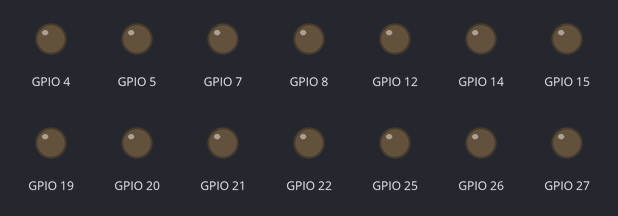
Recording of a sketch running on a simulated ESP32. Parts: output pins drawn as LEDs (lit = HIGH).

Above: at 0.05 s.
At 0.85 s:
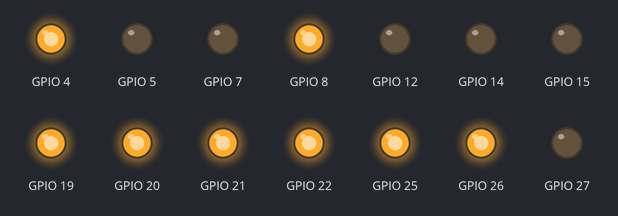
At 1.55 s:
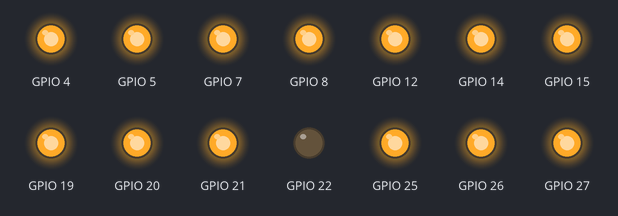
At 3.15 s:
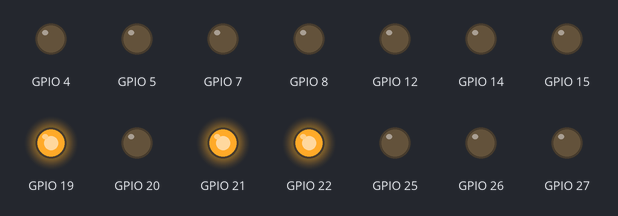
At 4.75 s:
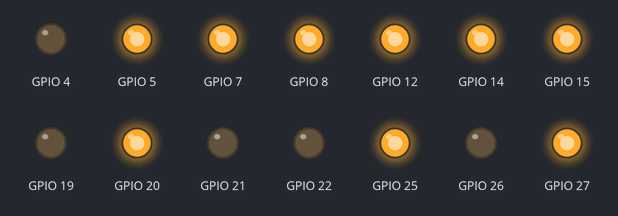
At 6.35 s:
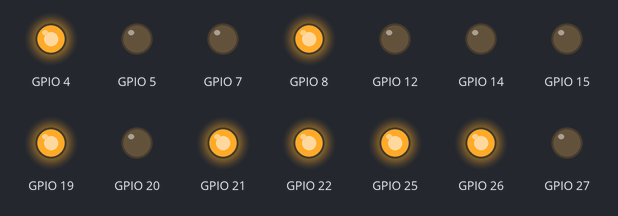
Timing chart, 0 to 6.7 s (numbered marks = the images above):
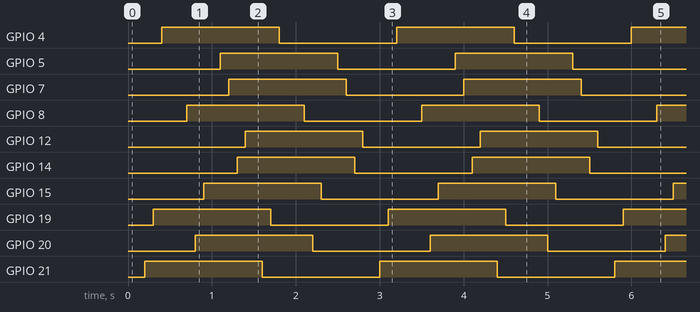

Measured:
- by itself, GPIO 4, GPIO 5, GPIO 7, GPIO 8, GPIO 12, GPIO 14, GPIO 15, GPIO 19–22, GPIO 25–27: alternates HIGH for 1.4 s and LOW for 1.4 s

The sketch:

blink.ino
```cpp
void setup() {
  // put your setup code here, to run once:
  //int result = myFunction(2, 3);

  // Set output pins
  pinMode(GPIO_NUM_22, OUTPUT);
  pinMode(GPIO_NUM_21, OUTPUT);
  pinMode(GPIO_NUM_19, OUTPUT);
  pinMode(GPIO_NUM_4, OUTPUT);
  pinMode(GPIO_NUM_26, OUTPUT);
  pinMode(GPIO_NUM_25, OUTPUT);
  pinMode(GPIO_NUM_8, OUTPUT);
  pinMode(GPIO_NUM_20, OUTPUT);
  pinMode(GPIO_NUM_15, OUTPUT);
  pinMode(GPIO_NUM_27, OUTPUT);
  pinMode(GPIO_NUM_5, OUTPUT);
  pinMode(GPIO_NUM_7, OUTPUT);
  pinMode(GPIO_NUM_14, OUTPUT);
  pinMode(GPIO_NUM_12, OUTPUT);

  // Drive outputs LOW
  digitalWrite(GPIO_NUM_22, LOW);
  digitalWrite(GPIO_NUM_21, LOW);
  digitalWrite(GPIO_NUM_19, LOW);
  digitalWrite(GPIO_NUM_4, LOW);
  digitalWrite(GPIO_NUM_26, LOW);
  digitalWrite(GPIO_NUM_25, LOW);
  digitalWrite(GPIO_NUM_8, LOW);
  digitalWrite(GPIO_NUM_20, LOW);
  digitalWrite(GPIO_NUM_15, LOW);
  digitalWrite(GPIO_NUM_27, LOW);
  digitalWrite(GPIO_NUM_5, LOW);
  digitalWrite(GPIO_NUM_7, LOW);
  digitalWrite(GPIO_NUM_14, LOW);
  digitalWrite(GPIO_NUM_12, LOW);

  //Serial.begin(115200);
  //Serial.println("Hello, This is the setup function. It runs once at the beginning.");
}

void loop() {
  // put your main code here, to run repeatedly:
  delay(100); // Delay for 100ms
  digitalWrite(GPIO_NUM_22, HIGH); // Turn the LED on
  delay(100);
  digitalWrite(GPIO_NUM_21, HIGH);
  delay(100);
  digitalWrite(GPIO_NUM_19, HIGH);
  delay(100);
  digitalWrite(GPIO_NUM_4, HIGH);
  delay(100);
  digitalWrite(GPIO_NUM_26, HIGH);
  delay(100);
  digitalWrite(GPIO_NUM_25, HIGH);
  delay(100);
  digitalWrite(GPIO_NUM_8, HIGH);
  delay(100);
  digitalWrite(GPIO_NUM_20, HIGH);
  delay(100);
  digitalWrite(GPIO_NUM_15, HIGH);
  delay(100);
  digitalWrite(GPIO_NUM_27, HIGH);
  delay(100);
  digitalWrite(GPIO_NUM_5, HIGH);
  delay(100);
  digitalWrite(GPIO_NUM_7, HIGH);
  delay(100);
  digitalWrite(GPIO_NUM_14, HIGH);
  delay(100);
  digitalWrite(GPIO_NUM_12, HIGH);

  delay(100);
  digitalWrite(GPIO_NUM_22, LOW); // Turn the LED off
  delay(100);
  digitalWrite(GPIO_NUM_21, LOW);
  delay(100);
  digitalWrite(GPIO_NUM_19, LOW);
  delay(100);
  digitalWrite(GPIO_NUM_4, LOW);
  delay(100);
  digitalWrite(GPIO_NUM_26, LOW);
  delay(100);
  digitalWrite(GPIO_NUM_25, LOW);
  delay(100);
  digitalWrite(GPIO_NUM_8, LOW);
  delay(100);
  digitalWrite(GPIO_NUM_20, LOW);
  delay(100);
  digitalWrite(GPIO_NUM_15, LOW);
  delay(100);
  digitalWrite(GPIO_NUM_27, LOW);
  delay(100);
  digitalWrite(GPIO_NUM_5, LOW);
  delay(100);
  digitalWrite(GPIO_NUM_7, LOW);
  delay(100);
  digitalWrite(GPIO_NUM_14, LOW);
  delay(100);
  digitalWrite(GPIO_NUM_12, LOW);

  //Serial.println("Hello, This is the loop function. It runs repeatedly.");
}
```
